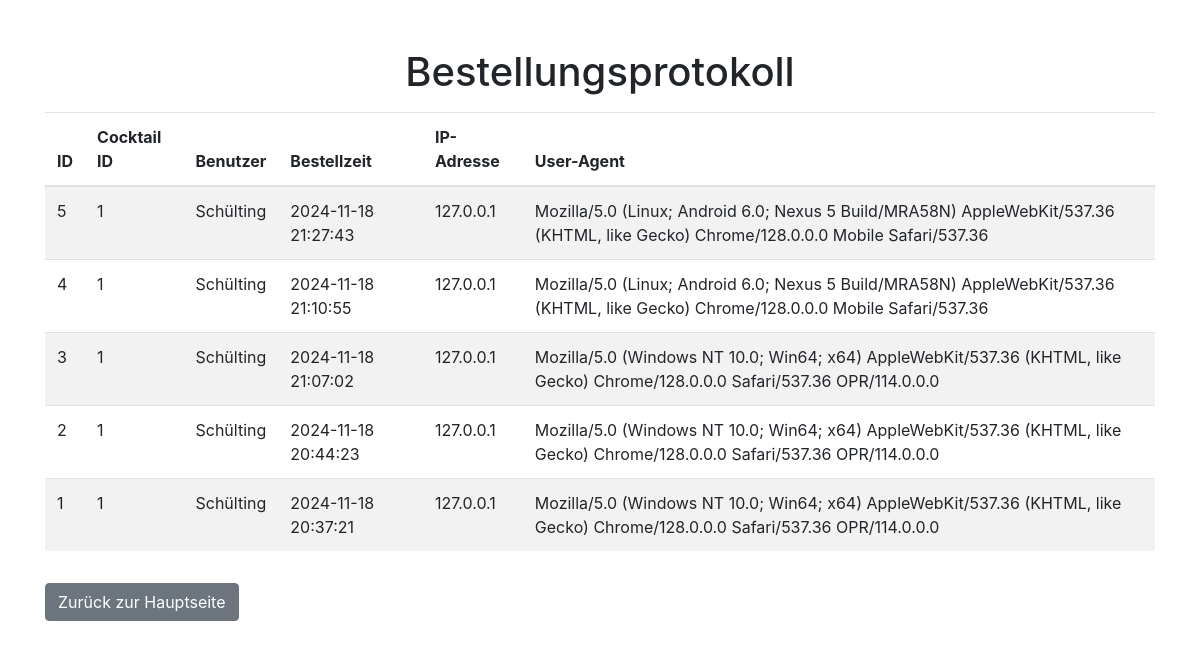
/order_logs, run on the app's committed database.
### tables this page shows
CREATE TABLE orders (
        id INTEGER PRIMARY KEY AUTOINCREMENT,
        cocktail_id INTEGER,
        order_time TIMESTAMP DEFAULT CURRENT_TIMESTAMP,
        ip_address TEXT,
        user_agent TEXT, user_id INTEGER,
        FOREIGN KEY(cocktail_id) REFERENCES cocktails(id)
    );

CREATE TABLE users (
        id INTEGER PRIMARY KEY AUTOINCREMENT,
        username TEXT UNIQUE NOT NULL,
        user_agent TEXT,
        ip_address TEXT
    );

### app.py (the view)
@app.route('/order_logs')
def order_logs():
    with get_db_connection() as conn:
        cursor = conn.cursor()
        cursor.execute('''
            SELECT orders.id, orders.cocktail_id, orders.order_time, orders.ip_address, orders.user_agent, users.username
            FROM orders
            LEFT JOIN users ON orders.user_id = users.id
            ORDER BY orders.order_time DESC
        ''')
        orders = cursor.fetchall()
    return render_template('order_logs.html', orders=orders)

### app.py (called while the page is built)
def get_db_connection():
    def trace_callback(sql):
        with open('sql_log.txt', 'a') as f:
            f.write(f"[SQL TRACE]: {sql}\n")
    conn = sqlite3.connect('cocktails.db', timeout=10)
    conn.row_factory = sqlite3.Row
    conn.set_trace_callback(trace_callback)  # Logging aktivieren
    return conn

@app.context_processor
def inject_global_settings():
    with get_db_connection() as conn:
        cursor = conn.cursor()
        cursor.execute('SELECT value FROM settings WHERE name = ?', ('global_cocktail_access',))
        global_access = cursor.fetchone()
        global_access = global_access['value'] == '1' if global_access else False
    return dict(global_access=global_access)

### templates/order_logs.html (shortened to what this page needs)
<!DOCTYPE html>
<html lang="de">
<head>
    <link href="https://stackpath.bootstrapcdn.com/bootstrap/4.5.2/css/bootstrap.min.css" rel="stylesheet">
</head>
<body>
    <div class="container mt-5">
        <h1 class="text-center">Bestellungsprotokoll</h1>
        <table class="table table-striped mt-3">
            <thead>
                <tr>
                    <th>ID</th>
                    <th>Cocktail ID</th>
                    <th>Benutzer</th>
                    <th>Bestellzeit</th>
                    <th>IP-Adresse</th>
                    <th>User-Agent</th>
                </tr>
            </thead>
            <tbody>
                {% for order in orders %}
                <tr>
                    <td>{{ order['id'] }}</td>
                    <td>{{ order['cocktail_id'] }}</td>
                    <td>{{ order['username'] or 'Unbekannt' }}</td>
                    <td>{{ order['order_time'] }}</td>
                    <td>{{ order['ip_address'] }}</td>
                    <td>{{ order['user_agent'] }}</td>
                </tr>
                {% endfor %}
            </tbody>
        </table>
        <a href="{{ url_for('index') }}" class="btn btn-secondary mt-3">Zurück zur Hauptseite</a>
    </div>
</body>
</html>

### data on the page
orders: id "5", cocktail_id "1", username "Schülting", order_time "2024-11-18 21:27:43", ip_address "127.0.0.1", user_agent "Mozilla/5.0 (Linux; Android 6.0; Nexus 5 Build/MRA58N) AppleWebKit/537.36 (KHTML, like Gecko) Chrome/128.0.0.0 Mobile Safari/537.36"
orders: id "4", cocktail_id "1", username "Schülting", order_time "2024-11-18 21:10:55", ip_address "127.0.0.1", user_agent "Mozilla/5.0 (Linux; Android 6.0; Nexus 5 Build/MRA58N) AppleWebKit/537.36 (KHTML, like Gecko) Chrome/128.0.0.0 Mobile Safari/537.36"
orders: id "3", cocktail_id "1", username "Schülting", order_time "2024-11-18 21:07:02", ip_address "127.0.0.1", user_agent "Mozilla/5.0 (Windows NT 10.0; Win64; x64) AppleWebKit/537.36 (KHTML, like Gecko) Chrome/128.0.0.0 Safari/537.36 OPR/114.0.0.0"
orders: id "2", cocktail_id "1", username "Schülting", order_time "2024-11-18 20:44:23", ip_address "127.0.0.1", user_agent "Mozilla/5.0 (Windows NT 10.0; Win64; x64) AppleWebKit/537.36 (KHTML, like Gecko) Chrome/128.0.0.0 Safari/537.36 OPR/114.0.0.0"
orders: id "1", cocktail_id "1", username "Schülting", order_time "2024-11-18 20:37:21", ip_address "127.0.0.1", user_agent "Mozilla/5.0 (Windows NT 10.0; Win64; x64) AppleWebKit/537.36 (KHTML, like Gecko) Chrome/128.0.0.0 Safari/537.36 OPR/114.0.0.0"
